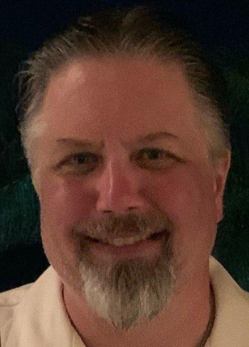
#> input picture TestPictures/Father-Portrait-Small.PNG, 249 x 347 px, found by its file name
$ python PrewittFilter.py
#> lines starting #> are read from the running program, lines starting #| are printed output that depends on the picture
import numpy as np
from PIL import Image
import matplotlib.pyplot as plt
import cv2

# Reference: https://medium.com/@nikatsanka/comparing-edge-detection-methods-638a2919476e

# Open the image
img = np.array(Image.open('TestPictures/Father-Portrait-Small.png')).astype(np.uint8)
#> img is the input picture: shape (347, 249, 4); mean R, G, B, A 88.2, 59.9, 47.4, 255

# Apply gray scale
gray_img = np.round(0.299 * img[:, :, 0] +
                    0.587 * img[:, :, 1] +
                    0.114 * img[:, :, 2]).astype(np.uint8)
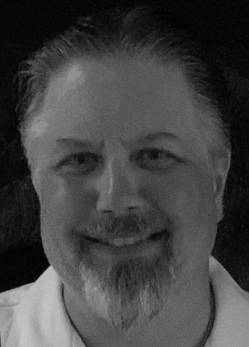
#> gray_img: shape (347, 249); min 0, max 199, mean 66.9

# Prewitt Operator
h, w = gray_img.shape
#> h = 347; w = 249
# define filters
horizontal = np.array([[-1, 0, 1], [-1, 0, 1], [-1, 0, 1]])  # s2
vertical = np.array([[-1, -1, -1], [0, 0, 0], [1, 1, 1]])  # s1

# define images with 0s
newgradientImage = np.zeros((h, w))

# offset by 1
for i in range(1, h - 1):
    for j in range(1, w - 1):
        print(f"Working for pixel {i} & {j} out of {h} & {w}")
        horizontalGrad = (horizontal[0, 0] * gray_img[i - 1, j - 1]) + \
                         (horizontal[0, 1] * gray_img[i - 1, j]) + \
                         (horizontal[0, 2] * gray_img[i - 1, j + 1]) + \
                         (horizontal[1, 0] * gray_img[i, j - 1]) + \
                         (horizontal[1, 1] * gray_img[i, j]) + \
                         (horizontal[1, 2] * gray_img[i, j + 1]) + \
                         (horizontal[2, 0] * gray_img[i + 1, j - 1]) + \
                         (horizontal[2, 1] * gray_img[i + 1, j]) + \
                         (horizontal[2, 2] * gray_img[i + 1, j + 1])

        verticalGrad = (vertical[0, 0] * gray_img[i - 1, j - 1]) + \
                       (vertical[0, 1] * gray_img[i - 1, j]) + \
                       (vertical[0, 2] * gray_img[i - 1, j + 1]) + \
                       (vertical[1, 0] * gray_img[i, j - 1]) + \
                       (vertical[1, 1] * gray_img[i, j]) + \
                       (vertical[1, 2] * gray_img[i, j + 1]) + \
                       (vertical[2, 0] * gray_img[i + 1, j - 1]) + \
                       (vertical[2, 1] * gray_img[i + 1, j]) + \
                       (vertical[2, 2] * gray_img[i + 1, j + 1])

        # Edge Magnitude
        mag = np.sqrt(pow(horizontalGrad, 2.0) + pow(verticalGrad, 2.0))
        newgradientImage[i - 1, j - 1] = mag
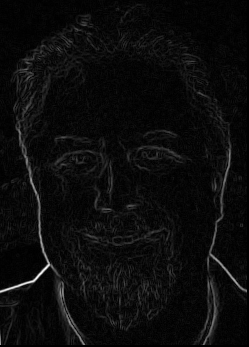
#> newgradientImage: shape (347, 249) float64; min 0, max 459, mean 22.1; drawn with min black and max white

# Invert image colors for white background and black lines
inverted_edges = cv2.bitwise_not(newgradientImage)
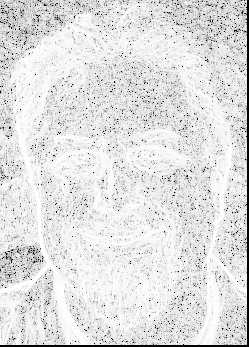
#> inverted_edges: shape (347, 249) float64; 1.53% of the values are NaN or infinite; the others: min -4, max -0.00943, mean -0.437; drawn with min black, max white, NaN and infinite black


plt.figure()
plt.title('father-portrait-prewitt.png')
plt.imsave('father-portrait-prewitt.png', inverted_edges, cmap='gray', format='png')
plt.imshow(inverted_edges, cmap='gray')
plt.show()
